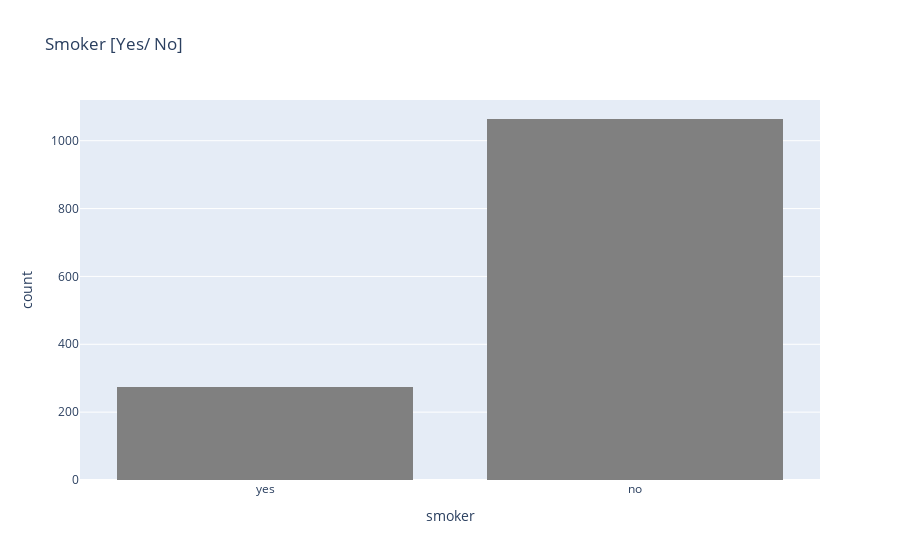

Source (notebook cell):
### Code cell
px.histogram(insurance_df, x = 'smoker', color_discrete_sequence=['gray'], title = 'Smoker [Yes/ No]')

### Figure 1 — Plotly figure (JSON) as saved in the notebook; plotly's stock layout.template omitted (floating-point values rounded to 4 significant figures; data arrays with more than 128 entries replaced by an {"elided": "..."} marker saying what was removed)
{"data": [{"alignmentgroup": "True", "bingroup": "x", "hovertemplate": "smoker=%{x}<br>count=%{y}<extra></extra>", "legendgroup": "", "marker": {"color": "gray", "pattern": {"shape": ""}}, "name": "", "offsetgroup": "", "orientation": "v", "showlegend": false, "type": "histogram", "x": {"elided": "1338 str values"}, "xaxis": "x", "yaxis": "y"}], "layout": {"barmode": "relative", "legend": {"tracegroupgap": 0}, "title": {"text": "Smoker [Yes/ No]"}, "xaxis": {"anchor": "y", "domain": [0, 1], "title": {"text": "smoker"}}, "yaxis": {"anchor": "x", "domain": [0, 1], "title": {"text": "count"}}}}
